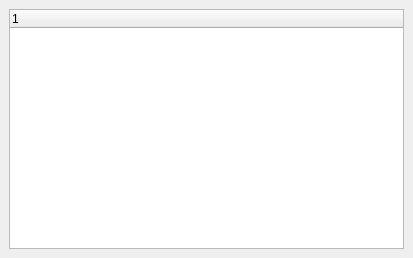
<ui version="4.0" >
 <class>jobsForm</class>
 <widget class="QWidget" name="jobsForm" >
  <property name="geometry" >
   <rect>
    <x>0</x>
    <y>0</y>
    <width>413</width>
    <height>258</height>
   </rect>
  </property>
  <property name="windowTitle" >
   <string>Client Tree</string>
  </property>
  <layout class="QGridLayout" >
   <property name="margin" >
    <number>9</number>
   </property>
   <property name="spacing" >
    <number>6</number>
   </property>
   <item row="0" column="0" >
    <widget class="QTreeWidget" name="mp_treeWidget" />
   </item>
  </layout>
  <action name="actionRefreshJobs" >
   <property name="icon" >
    <iconset resource="../main.qrc" >:/images/view-refresh.png</iconset>
   </property>
   <property name="text" >
    <string>Refresh Jobs List</string>
   </property>
   <property name="statusTip" >
    <string>Requery the director for the list of clients.</string>
   </property>
  </action>
  <action name="actionConsoleListFiles" >
   <property name="icon" >
    <iconset resource="../main.qrc" >:/images/utilities-terminal.png</iconset>
   </property>
   <property name="text" >
    <string>List Files Command</string>
   </property>
   <property name="iconText" >
    <string>List Files Command</string>
   </property>
   <property name="toolTip" >
    <string>List Files Command</string>
   </property>
   <property name="statusTip" >
    <string>List Files Command</string>
   </property>
  </action>
  <action name="actionConsoleListVolumes" >
   <property name="icon" >
    <iconset resource="../main.qrc" >:/images/utilities-terminal.png</iconset>
   </property>
   <property name="text" >
    <string>List Volumes Command</string>
   </property>
   <property name="iconText" >
    <string>List Volumes Command</string>
   </property>
   <property name="toolTip" >
    <string>List Volumes Command</string>
   </property>
   <property name="statusTip" >
    <string>List Volumes Command</string>
   </property>
  </action>
  <action name="actionConsoleListNextVolume" >
   <property name="icon" >
    <iconset resource="../main.qrc" >:/images/utilities-terminal.png</iconset>
   </property>
   <property name="text" >
    <string>List Next Volume Command</string>
   </property>
   <property name="iconText" >
    <string>List Next Volume Command</string>
   </property>
   <property name="toolTip" >
    <string>List Next Volume Command</string>
   </property>
   <property name="statusTip" >
    <string>List Next Volume Command</string>
   </property>
  </action>
  <action name="actionConsoleEnableJob" >
   <property name="icon" >
    <iconset resource="../main.qrc" >:/images/utilities-terminal.png</iconset>
   </property>
   <property name="text" >
    <string>Enable Job Command</string>
   </property>
   <property name="iconText" >
    <string>Enable Job Command</string>
   </property>
   <property name="toolTip" >
    <string>Enable Job Command</string>
   </property>
   <property name="statusTip" >
    <string>Enable Job Command</string>
   </property>
  </action>
  <action name="actionConsoleDisableJob" >
   <property name="icon" >
    <iconset resource="../main.qrc" >:/images/utilities-terminal.png</iconset>
   </property>
   <property name="text" >
    <string>Disable Job Command</string>
   </property>
   <property name="iconText" >
    <string>Disable Job Command</string>
   </property>
   <property name="toolTip" >
    <string>Disable Job Command</string>
   </property>
   <property name="statusTip" >
    <string>Disable Job Command</string>
   </property>
  </action>
  <action name="actionJobListQuery" >
   <property name="icon" >
    <iconset resource="../main.qrc" >:/images/emblem-system.png</iconset>
   </property>
   <property name="text" >
    <string>Open JobList on Job</string>
   </property>
   <property name="iconText" >
    <string>Open JobList on Job</string>
   </property>
   <property name="toolTip" >
    <string>Open JobList on Job</string>
   </property>
   <property name="statusTip" >
    <string>Open JobList on Job</string>
   </property>
  </action>
  <action name="actionConsoleCancel" >
   <property name="icon" >
    <iconset resource="../main.qrc" >:/images/utilities-terminal.png</iconset>
   </property>
   <property name="text" >
    <string>Cancel Job Command</string>
   </property>
   <property name="statusTip" >
    <string>Cancel Job Command</string>
   </property>
  </action>
  <action name="actionRunJob" >
   <property name="icon" >
    <iconset resource="../main.qrc" >:/images/run.png</iconset>
   </property>
   <property name="text" >
    <string>RunJob</string>
   </property>
  </action>
 </widget>
 <resources>
  <include location="../main.qrc" />
 </resources>
 <connections/>
</ui>
